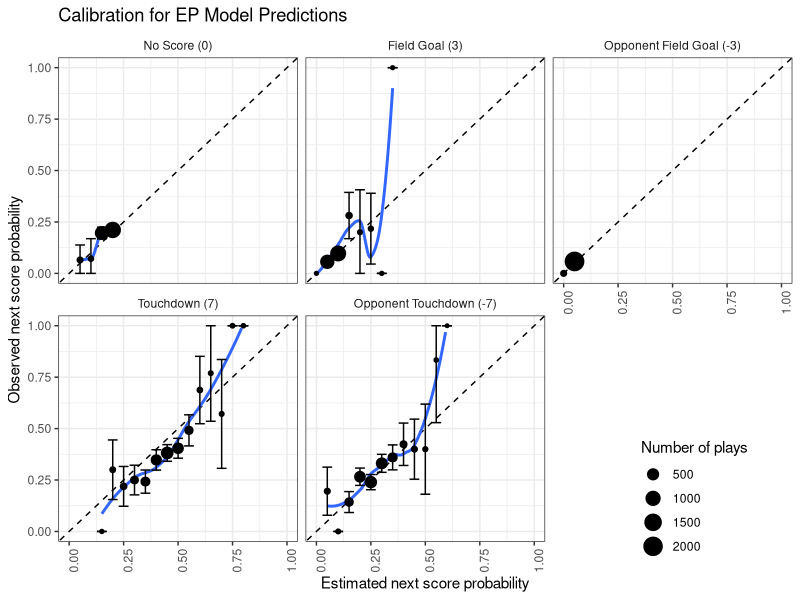

Source code (R): (Note: this script raises an error after producing the figure.)
## ---- chunk 1
# Libraries
require(ggplot2)
require(tidyverse)
require(dplyr)
require(nnet)
require(nnet)
require(caret)
## ---- chunk 2
df <- read.csv("PAC-2022-Cleaned-pbp2.csv")
cmu.df <- read.csv("PAC-2022-Cleaned-pbp2.csv") # to subset later
## ---- chunk 3
df <- df[df$Next_Score_Half %in% c("Field_Goal", "Opp_Field_Goal", "Touchdown", "Opp_Touchdown", "No_Score"),]
df$Next_Score_Half <- factor(df$Next_Score_Half, levels = c("No_Score", 
                                                            "Field_Goal", 
                                                            "Opp_Field_Goal",
                                                            "Touchdown",
                                                            "Opp_Touchdown"))
## ---- chunk 4
df$Distance.to.First.Down2 <- as.numeric(ifelse(df$Distance.to.First.Down == "Goal",
                                                df$Distance.to.Touchdown,
                                                df$Distance.to.First.Down))
df$is.Goal.Down <- ifelse(df$Distance.to.First.Down == "Goal",
                          1, 0)
## ---- chunk 5
df$game.ID <- paste(df$Date, df$Home.Team.Abbreviation, "x", df$Away.Team.Abbreviation, sep="")

# fold
set.seed(123)
rand_vals <- sample(1:5, nrow(df), replace=TRUE)
df$fold <- rand_vals
## ---- chunk 6
ep.model <- multinom(factor(Next_Score_Half) ~ 
                             factor(Down)
                           + log(Distance.to.First.Down2)
                           + Distance.to.Touchdown
                           + factor(is.Goal.Down)
                           + factor(Down):log(Distance.to.First.Down2), 
                           data = df, maxit = 300)
summary(ep.model)
## ---- chunk 7
init_loso_cv_preds <- df %>%
  group_by(fold) %>%
  mutate(train = row_number() <= round(0.75 * n())) %>%
  ungroup() %>%
  group_split() %>%
  map(function(split) {
    # Separate test and training data:
    train_data <- split %>% filter(train)
    test_data <- split %>% filter(!train)

    # Fit multinomial logistic regression model:
    ep_model <- multinom(factor(Next_Score_Half) ~ 
                             factor(Down)
                           + log(Distance.to.First.Down2)
                           + Distance.to.Touchdown
                           + factor(is.Goal.Down)
                           + factor(Down):log(Distance.to.First.Down2), 
                           data = df, maxit = 300)

    # Return dataset of class probabilities:
    predict(ep_model, newdata = test_data, type = "probs") %>%
      as_tibble() %>%
      mutate(Next_Score_Half = test_data$Next_Score_Half)
  }) %>%
  bind_rows()
## ---- chunk 8
ep_cv_loso_calibration_results <- init_loso_cv_preds %>%
  pivot_longer(No_Score:Opp_Touchdown,
               names_to = "next_score_type",
               values_to = "pred_prob") %>%
  mutate(bin_pred_prob = round(pred_prob / 0.05) * .05) %>%
  group_by(next_score_type, bin_pred_prob) %>%
  summarize(n_plays = n(), 
            n_scoring_event = length(which(Next_Score_Half == next_score_type)),
            bin_actual_prob = n_scoring_event / n_plays,
            bin_se = sqrt((bin_actual_prob * (1 - bin_actual_prob)) / n_plays)) %>%
  ungroup() %>%
  mutate(bin_upper = pmin(bin_actual_prob + 2 * bin_se, 1),
         bin_lower = pmax(bin_actual_prob - 2 * bin_se, 0))
## ---- chunk 9
ep_cv_loso_calibration_results <- na.omit(ep_cv_loso_calibration_results)
ep_cv_loso_calibration_results %>%
  mutate(next_score_type = fct_relevel(next_score_type, "No_Score", "Field_Goal", 
                                       "Opp_Field_Goal", "Touchdown", "Opp_Touchdown"),
  next_score_type = fct_recode(next_score_type,
                               "No Score (0)" = "No_Score", 
                               "Field Goal (3)" = "Field_Goal",
                               "Opponent Field Goal (-3)" = "Opp_Field_Goal",
                               "Touchdown (7)" = "Touchdown",
                               "Opponent Touchdown (-7)" = "Opp_Touchdown")) %>%
  ggplot(aes(x = bin_pred_prob, y = bin_actual_prob)) +
  geom_abline(slope = 1, intercept = 0, color = "black", linetype = "dashed") +
  geom_smooth(se = FALSE) + 
  geom_point(aes(size = n_plays)) +
  geom_errorbar(aes(ymin = bin_lower, ymax = bin_upper)) + #coord_equal() +   
  scale_x_continuous(limits = c(0,1)) + 
  scale_y_continuous(limits = c(0,1)) + 
  labs(size = "Number of plays", x = "Estimated next score probability", 
       y = "Observed next score probability") + 
  theme_bw() + 
  ggtitle("Calibration for EP Model Predictions") +
  theme(strip.background = element_blank(), 
        axis.text.x = element_text(angle = 90), 
        legend.position = c(0.95, -0.05), legend.justification = c(1, 0)) +
  facet_wrap(~ next_score_type, ncol = 3)
## ---- chunk 10
# get base probabilities
base_ep_preds <- as.data.frame(predict(ep.model, newdata = df, type = "probs"))
base_ep_preds <- rename(base_ep_preds,
                        No_Score_Prob=No_Score,
                        Field_Goal_Prob=Field_Goal,
                        Opp_Field_Goal_Prob=Opp_Field_Goal,
                        Touchdown_Prob=Touchdown,
                        Opp_Touchdown_Prob=Opp_Touchdown)
## ---- chunk 11
# add to dftg
df <- cbind(df, base_ep_preds)
## ---- chunk 12
EP <- rep(0,7787)
# multiply by point values
for (ii in 1:nrow(df)) {
  EP[[ii]] = sum(c(df[ii,43]*0, df[ii,44]*3, df[ii,45]*-3, df[ii,46]*7, df[ii,47]*-7))
}
df$EP <- EP
## ---- chunk 13
df <- df %>%
  group_by(game.ID) %>%
  mutate(EPA =
           ifelse(Team.Possession == lead(Team.Possession),
                  lead(EP) - EP,
                  -lead(EP) - EP)) %>%
  ungroup()
## ---- chunk 14
for (i in 1:(nrow(df)-1)) {
  if (!df[[i, "Points.Scored."]]) next
  else {
    if (df[[i, "Touchdown."]]) {
      if (df[[i,"Turnover."]]) {
        # defensive touchdown
        df[i, "EPA"] = -7 - df[i, "EP"]
      } else {
        # offensive touchdown
        df[i, "EPA"] = 7 - df[i, "EP"]
      }
    } else if (df[[i, "Field.Goal."]]) {
      # offensive field goal
      df[i, "EPA"] = 3 - df[i, "EP"]
    }
  }
}
## ---- chunk 15
write.csv(df, "PAC-2022-cleaned-pbp-wEPA.csv")
## ---- chunk 16
cmu.df <- cmu.df[cmu.df$Next_Score_Half %in% c("Field_Goal", "Opp_Field_Goal", "Touchdown", "Opp_Touchdown", "No_Score"),]
cmu.df$Next_Score_Half <- factor(cmu.df$Next_Score_Half, levels = c("No_Score", 
                                                            "Field_Goal", 
                                                            "Opp_Field_Goal",
                                                            "Touchdown",
                                                            "Opp_Touchdown"))
## ---- chunk 17
cmu.df$Distance.to.First.Down2 <- as.numeric(ifelse(cmu.df$Distance.to.First.Down == "Goal",
                                                cmu.df$Distance.to.Touchdown,
                                                cmu.df$Distance.to.First.Down))
cmu.df$is.Goal.Down <- ifelse(cmu.df$Distance.to.First.Down == "Goal",
                          1, 0)
## ---- chunk 18
cmu.df$game.ID <- paste(cmu.df$Date, cmu.df$Home.Team.Abbreviation, "x", cmu.df$Away.Team.Abbreviation, sep="")

# fold
set.seed(123)
rand_vals <- sample(1:5, 7787, replace=TRUE)
cmu.df$fold <- rand_vals
## ---- chunk 19
cmu.df <- subset(cmu.df, str_detect(cmu.df$game.ID, "CMU"))
## ---- chunk 20
cmu.ep.model <- multinom(factor(Next_Score_Half) ~ 
                             factor(Down)
                           + log(Distance.to.First.Down2)
                           + Distance.to.Touchdown
                           + factor(is.Goal.Down)
                           + factor(Down):log(Distance.to.First.Down2), 
                           data = cmu.df, maxit = 300)
summary(cmu.ep.model)
## ---- chunk 21
# get base probabilities
cmu_base_ep_preds <- as.data.frame(predict(cmu.ep.model, newdata = cmu.df, type = "probs"))
cmu_base_ep_preds <- rename(cmu_base_ep_preds,
                        No_Score_Prob=No_Score,
                        Field_Goal_Prob=Field_Goal,
                        Opp_Field_Goal_Prob=Opp_Field_Goal,
                        Touchdown_Prob=Touchdown,
                        Opp_Touchdown_Prob=Opp_Touchdown)
## ---- chunk 22
# add to df
cmu.df <- cbind(cmu.df, cmu_base_ep_preds)
## ---- chunk 23
cmu.EP <- rep(0,1406)
# multiply by point values
for (ii in 1:nrow(cmu.df)) {
  cmu.EP[[ii]] = sum(c(cmu.df[ii,38]*0, cmu.df[ii,39]*3, cmu.df[ii,40]*-3, cmu.df[ii,41]*7, cmu.df[ii,42]*-7))
}
cmu.df$EP <- cmu.EP
## ---- chunk 24
cmu.df <- cmu.df %>%
  group_by(game.ID) %>%
  mutate(EPA =
           ifelse(Team.Possession == lead(Team.Possession),
                  lead(EP) - EP,
                  -lead(EP) - EP)) %>%
  ungroup()
## ---- chunk 25
write.csv(cmu.df, "CMU-2022-cleaned-pbp-wEPA.csv")
